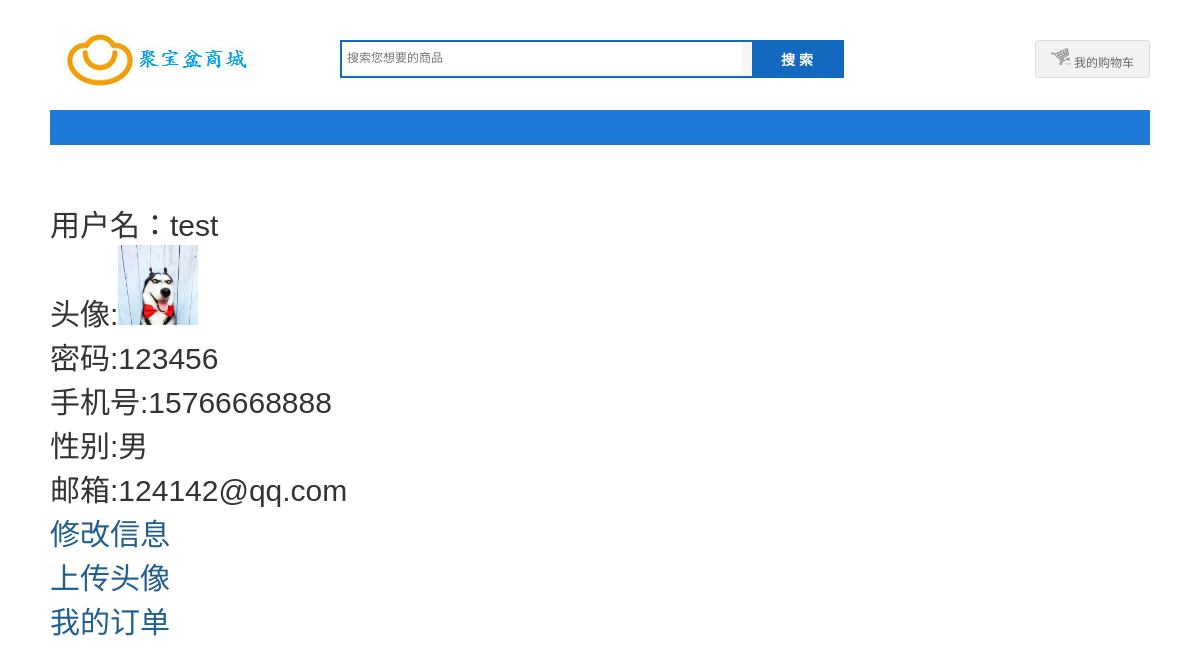
Screenshot of /user/center.php?uid=1 with the database file from the repository.
### tables this page shows
CREATE TABLE `user` (
  `id` int(11) NOT NULL AUTO_INCREMENT,
  `uname` varchar(255) NOT NULL,
  `pwd` varchar(255) NOT NULL,
  `tel` varchar(30) DEFAULT NULL,
  `sex` varchar(20) DEFAULT NULL,
  `email` varchar(255) DEFAULT NULL,
  `address` varchar(255) DEFAULT NULL,
  `avatar` varchar(255) DEFAULT NULL,
  PRIMARY KEY (`id`)
);

### user/center.php (the view, shortened to what this page needs)
<?php
include '../conn.php';
$uid=$_REQUEST['uid'];
$sql = "SELECT * FROM user where id = '".$uid."'";
$result = $conn->query($sql);
?>
<!DOCTYPE>
<html>
<head>
  <link rel="stylesheet" type="text/css" href="../css/general.css">
  <link rel="stylesheet" type="text/css" href="../css/index.css">
</head>
<body>
<?php include '../header.php'; ?>
<div class="container w1100">
      <br>  <br>  <br>  <br>
      <p style="font-size:30px">
<?php
while($row = $result->fetch_assoc()) {
if ($row['sex']==1) {
  $sexx = '男';
}else {
  $sexx = '女';
}
  echo "用户名：".$row['uname']
        ."<br>头像:<image src='".$row['avatar']."' width='80px'>"
      ."<br>密码:".$row['pwd']
      ."<br>手机号:".$row['tel']
      ."<br>性别:".$sexx
      ."<br>邮箱:".$row['email'];
}
 ?>
 </p>
 <p style='font-size:30px'><a href="/user/edituserinfo.php?uid=<?php echo $uid?>">修改信息</a></p>
<p style='font-size:30px'><a href="/user/upload.php?uid=<?php echo $uid?>">上传头像</a></p>
<p style='font-size:30px'><a href="/user/order.php?uid=<?php echo $uid?>">我的订单</a></p>
</div>
<div class="footer mt20">
</body></html>

### css/general.css (style rules this page uses)
body, html { font:12px Tahoma,Arial,Helvetica,sans-serif;color:#333;background:#fff }
body,html,h1,h2,h3,h4,h5,ol,ul,li,dl,dt,dd,p,span,form,input,img { margin:0;padding:0; }
img { border:none; }
a { color:#205f8f;text-decoration:none; }
.mt20 { margin-top:20px; }
div.w1100 { width:1100px; }
.container { margin-left:auto;margin-right:auto; }
.footer { width:1110px;height:auto;margin-left:auto;margin-right:auto;padding-bottom:10px; }

### rows the page displays
user: uname "test", avatar (picture), pwd "123456", tel "15766668888", sex "男", email "124142@qq.com"
